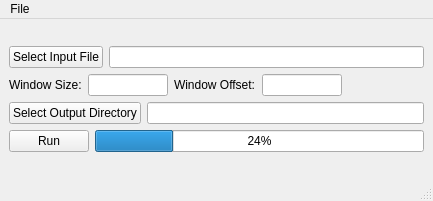
<?xml version="1.0" encoding="UTF-8"?>
<ui version="4.0">
 <class>PhylogenicVisualization</class>
 <widget class="QMainWindow" name="PhylogenicVisualization">
  <property name="geometry">
   <rect>
    <x>0</x>
    <y>0</y>
    <width>433</width>
    <height>201</height>
   </rect>
  </property>
  <property name="sizePolicy">
   <sizepolicy hsizetype="Fixed" vsizetype="Fixed">
    <horstretch>0</horstretch>
    <verstretch>0</verstretch>
   </sizepolicy>
  </property>
  <property name="minimumSize">
   <size>
    <width>433</width>
    <height>201</height>
   </size>
  </property>
  <property name="windowTitle">
   <string>Phylogenic Visualization</string>
  </property>
  <widget class="QWidget" name="centralwidget">
   <layout class="QVBoxLayout" name="verticalLayout">
    <item>
     <layout class="QHBoxLayout" name="horizontalLayout">
      <item>
       <layout class="QVBoxLayout" name="verticalLayout_2">
        <item>
         <layout class="QHBoxLayout" name="horizontalLayout_5">
          <item>
           <widget class="QPushButton" name="inputFileBtn">
            <property name="focusPolicy">
             <enum>Qt::NoFocus</enum>
            </property>
            <property name="text">
             <string>Select Input File</string>
            </property>
           </widget>
          </item>
          <item>
           <widget class="QLineEdit" name="input_file_entry">
            <property name="minimumSize">
             <size>
              <width>0</width>
              <height>21</height>
             </size>
            </property>
            <property name="focusPolicy">
             <enum>Qt::TabFocus</enum>
            </property>
            <property name="alignment">
             <set>Qt::AlignJustify|Qt::AlignVCenter</set>
            </property>
           </widget>
          </item>
         </layout>
        </item>
        <item>
         <layout class="QHBoxLayout" name="horizontalLayout_3">
          <item>
           <widget class="QLabel" name="window_size_label">
            <property name="text">
             <string>Window Size:</string>
            </property>
           </widget>
          </item>
          <item>
           <widget class="QLineEdit" name="window_size_entry">
            <property name="minimumSize">
             <size>
              <width>40</width>
              <height>21</height>
             </size>
            </property>
            <property name="maximumSize">
             <size>
              <width>80</width>
              <height>16777215</height>
             </size>
            </property>
            <property name="focusPolicy">
             <enum>Qt::TabFocus</enum>
            </property>
           </widget>
          </item>
          <item>
           <widget class="QLabel" name="window_offset_label">
            <property name="text">
             <string>Window Offset:</string>
            </property>
           </widget>
          </item>
          <item>
           <widget class="QLineEdit" name="window_offset_entry">
            <property name="minimumSize">
             <size>
              <width>40</width>
              <height>21</height>
             </size>
            </property>
            <property name="maximumSize">
             <size>
              <width>80</width>
              <height>16777215</height>
             </size>
            </property>
            <property name="focusPolicy">
             <enum>Qt::TabFocus</enum>
            </property>
           </widget>
          </item>
          <item>
           <spacer name="horizontalSpacer_2">
            <property name="orientation">
             <enum>Qt::Horizontal</enum>
            </property>
            <property name="sizeHint" stdset="0">
             <size>
              <width>40</width>
              <height>20</height>
             </size>
            </property>
           </spacer>
          </item>
         </layout>
        </item>
        <item>
         <layout class="QHBoxLayout" name="horizontalLayout_4">
          <item>
           <widget class="QPushButton" name="outputDirBtn">
            <property name="minimumSize">
             <size>
              <width>0</width>
              <height>0</height>
             </size>
            </property>
            <property name="focusPolicy">
             <enum>Qt::NoFocus</enum>
            </property>
            <property name="acceptDrops">
             <bool>false</bool>
            </property>
            <property name="autoFillBackground">
             <bool>false</bool>
            </property>
            <property name="text">
             <string>Select Output Directory</string>
            </property>
           </widget>
          </item>
          <item>
           <widget class="QLineEdit" name="output_dir_entry">
            <property name="minimumSize">
             <size>
              <width>0</width>
              <height>21</height>
             </size>
            </property>
            <property name="focusPolicy">
             <enum>Qt::TabFocus</enum>
            </property>
           </widget>
          </item>
         </layout>
        </item>
        <item>
         <layout class="QHBoxLayout" name="horizontalLayout_6">
          <item>
           <widget class="QPushButton" name="runBtn">
            <property name="focusPolicy">
             <enum>Qt::NoFocus</enum>
            </property>
            <property name="text">
             <string>Run</string>
            </property>
           </widget>
          </item>
          <item>
           <widget class="QProgressBar" name="progressBar">
            <property name="value">
             <number>24</number>
            </property>
            <property name="invertedAppearance">
             <bool>false</bool>
            </property>
           </widget>
          </item>
         </layout>
        </item>
       </layout>
      </item>
     </layout>
    </item>
   </layout>
  </widget>
  <widget class="QMenuBar" name="menubar">
   <property name="geometry">
    <rect>
     <x>0</x>
     <y>0</y>
     <width>433</width>
     <height>22</height>
    </rect>
   </property>
   <widget class="QMenu" name="menuFile">
    <property name="title">
     <string>File</string>
    </property>
    <addaction name="actionSave"/>
    <addaction name="actionSave_As"/>
   </widget>
   <addaction name="menuFile"/>
  </widget>
  <widget class="QStatusBar" name="statusbar"/>
  <action name="actionSave">
   <property name="text">
    <string>Save</string>
   </property>
  </action>
  <action name="actionSave_As">
   <property name="text">
    <string>Save As</string>
   </property>
  </action>
 </widget>
 <resources/>
 <connections/>
</ui>
